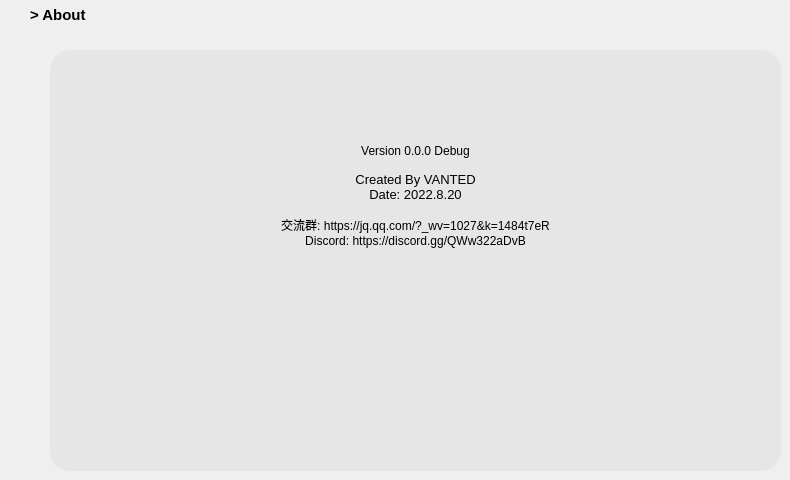
     <widget class="QWidget" name="about_page">
      <widget class="QLabel" name="label_about">
       <property name="geometry">
        <rect>
         <x>30</x>
         <y>0</y>
         <width>140</width>
         <height>30</height>
        </rect>
       </property>
       <property name="minimumSize">
        <size>
         <width>140</width>
         <height>30</height>
        </size>
       </property>
       <property name="maximumSize">
        <size>
         <width>140</width>
         <height>30</height>
        </size>
       </property>
       <property name="font">
        <font>
         <family>Yu Gothic UI</family>
         <pointsize>11</pointsize>
         <weight>75</weight>
         <bold>true</bold>
        </font>
       </property>
       <property name="frameShape">
        <enum>QFrame::NoFrame</enum>
       </property>
       <property name="text">
        <string>&gt; About</string>
       </property>
      </widget>
      <widget class="QFrame" name="frame_about">
       <property name="geometry">
        <rect>
         <x>50</x>
         <y>50</y>
         <width>731</width>
         <height>421</height>
        </rect>
       </property>
       <property name="styleSheet">
        <string notr="true">#frame_about {
	background-color: rgb(230, 230, 230);
	border: 1px solid rgb(230, 230, 230);
	border-radius: 20px;
}</string>
       </property>
       <property name="frameShape">
        <enum>QFrame::StyledPanel</enum>
       </property>
       <property name="frameShadow">
        <enum>QFrame::Raised</enum>
       </property>
       <widget class="QLabel" name="about_logo">
        <property name="geometry">
         <rect>
          <x>170</x>
          <y>30</y>
          <width>401</width>
          <height>51</height>
         </rect>
        </property>
        <property name="styleSheet">
         <string notr="true">image: url(:/resources/Resources/bg/logo_light.png);</string>
        </property>
        <property name="text">
         <string/>
        </property>
       </widget>
       <widget class="QTextBrowser" name="about_text">
        <property name="geometry">
         <rect>
          <x>150</x>
          <y>90</y>
          <width>431</width>
          <height>161</height>
         </rect>
        </property>
        <property name="font">
         <font>
          <family>Yu Gothic UI</family>
          <pointsize>9</pointsize>
         </font>
        </property>
        <property name="styleSheet">
         <string notr="true">#about_text {
	background-color: rgba(0, 0, 0, 0);
	border:none;
}</string>
        </property>
        <property name="html">
         <string>&lt;!DOCTYPE HTML PUBLIC &quot;-//W3C//DTD HTML 4.0//EN&quot; &quot;http://www.w3.org/TR/REC-html40/strict.dtd&quot;&gt;
&lt;html&gt;&lt;head&gt;&lt;meta name=&quot;qrichtext&quot; content=&quot;1&quot; /&gt;&lt;style type=&quot;text/css&quot;&gt;
p, li { white-space: pre-wrap; }
&lt;/style&gt;&lt;/head&gt;&lt;body style=&quot; font-family:'Yu Gothic UI'; font-size:9pt; font-weight:400; font-style:normal;&quot;&gt;
&lt;p align=&quot;center&quot; style=&quot; margin-top:0px; margin-bottom:0px; margin-left:0px; margin-right:0px; -qt-block-indent:0; text-indent:0px;&quot;&gt;&lt;span style=&quot; font-family:'MS Shell Dlg 2';&quot;&gt;Version 0.0.0 Debug&lt;/span&gt;&lt;/p&gt;
&lt;p align=&quot;center&quot; style=&quot;-qt-paragraph-type:empty; margin-top:0px; margin-bottom:0px; margin-left:0px; margin-right:0px; -qt-block-indent:0; text-indent:0px; font-family:'MS Shell Dlg 2';&quot;&gt;&lt;br /&gt;&lt;/p&gt;
&lt;p align=&quot;center&quot; style=&quot; margin-top:0px; margin-bottom:0px; margin-left:0px; margin-right:0px; -qt-block-indent:0; text-indent:0px;&quot;&gt;&lt;span style=&quot; font-family:'MS Shell Dlg 2'; font-size:10pt;&quot;&gt;Created By VANTED&lt;/span&gt;&lt;/p&gt;
&lt;p align=&quot;center&quot; style=&quot; margin-top:0px; margin-bottom:0px; margin-left:0px; margin-right:0px; -qt-block-indent:0; text-indent:0px;&quot;&gt;&lt;span style=&quot; font-family:'MS Shell Dlg 2'; font-size:10pt;&quot;&gt;Date: 2022.8.20&lt;/span&gt;&lt;/p&gt;
&lt;p align=&quot;center&quot; style=&quot;-qt-paragraph-type:empty; margin-top:0px; margin-bottom:0px; margin-left:0px; margin-right:0px; -qt-block-indent:0; text-indent:0px; font-family:'MS Shell Dlg 2';&quot;&gt;&lt;br /&gt;&lt;/p&gt;
&lt;p align=&quot;center&quot; style=&quot; margin-top:0px; margin-bottom:0px; margin-left:0px; margin-right:0px; -qt-block-indent:0; text-indent:0px;&quot;&gt;&lt;span style=&quot; font-family:'MS Shell Dlg 2';&quot;&gt;交流群: https://jq.qq.com/?_wv=1027&amp;amp;k=1484t7eR&lt;/span&gt;&lt;/p&gt;
&lt;p align=&quot;center&quot; style=&quot; margin-top:0px; margin-bottom:0px; margin-left:0px; margin-right:0px; -qt-block-indent:0; text-indent:0px;&quot;&gt;&lt;span style=&quot; font-family:'MS Shell Dlg 2';&quot;&gt;Discord: https://discord.gg/QWw322aDvB&lt;/span&gt;&lt;/p&gt;&lt;/body&gt;&lt;/html&gt;</string>
        </property>
       </widget>
       <widget class="QLabel" name="about_team">
        <property name="geometry">
         <rect>
          <x>300</x>
          <y>260</y>
          <width>131</width>
          <height>131</height>
         </rect>
        </property>
        <property name="styleSheet">
         <string notr="true">border-image: url(:/resources/Resources/icon/icon.png);
border-radius: 5px;</string>
        </property>
        <property name="text">
         <string/>
        </property>
       </widget>
      </widget>
     </widget>
